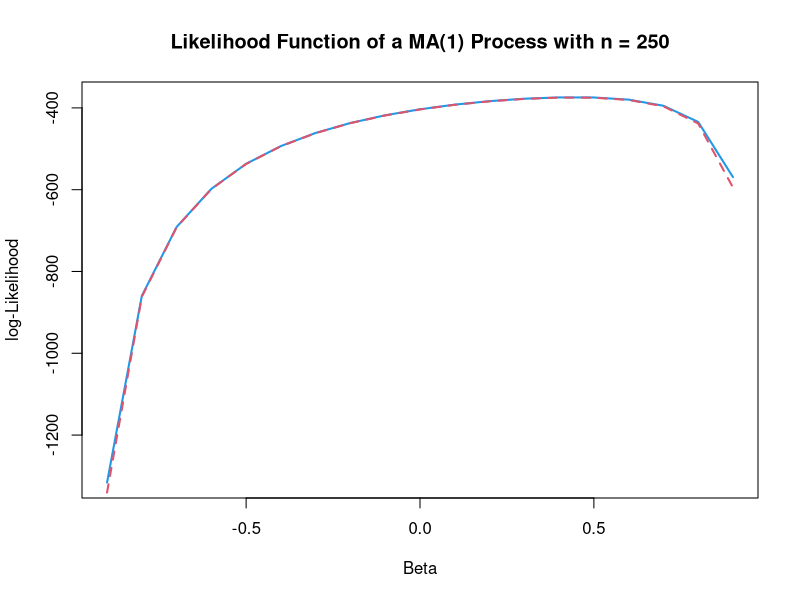

The R script that drew this image:

# clear variables and close windows
rm(list = ls(all = TRUE))
graphics.off()
set.seed(2)

# parameter settings
n    = 250
beta = 0.5

# Simulation of MA(1)-processes as the true values
x = arima.sim(n, model = list(ma = beta), rand.gen = function(n) rnorm(n, 0, 1))
x = as.matrix(x)

# Estimated values for beta

theta = seq(-0.9, by = 0.1, 0.9)
k     = length(theta)
l1    = matrix(1, k, 1)
l2    = l1

for (i in 1:k) {
    b       = theta[i]  # beta estimate [i]
    g       = diag((b^2 + 1), n, n)
    h1      = diag(b, n - 1, n - 1)
    h       = cbind(rbind(0, h1), 0)
    g       = g + h + t(h)  # Covariance matrix
    l1[i]   = -(n/2) * log(2 * pi) - 0.5 * log(det(g)) - 0.5 * t(x) %*% solve(g) %*% x  # exact Log likelihood 
    arcoeff = (-b)^(1:(n - 1))  # coefficients of AR(1) process for lag=2:10
    e       = matrix(1, n, 1)
    
    # Approximation of errors
      for (t in 2:n) {
          e[t] = x[t] + sum(t(arcoeff[1:(t - 1)]) * x[(t - 1):1])
       }
    l2[i] = -(n/2) * log(2 * pi) - 0.5 * sum(e^2)  # Conditional log likelihood
}

# Plots
dat1 = cbind(theta, l1)
plot(dat1, 
     col  = 4, 
     xlab = "Beta", 
     ylab = "log-Likelihood", 
     main = paste("Likelihood Function of a MA(1) Process with n = ", n, sep=""), 
     type = "l", 
     lwd  = 2)

dat2 = cbind(theta, l2)
points(dat2, 
       type = "l", 
       col = 2, 
       lty = 2, 
       lwd = 2)